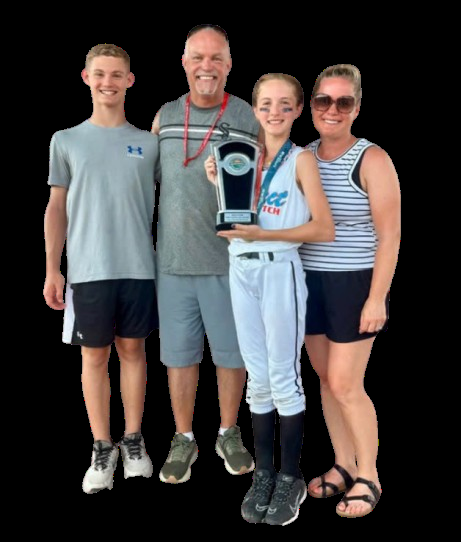
#> input picture input/input-1.png, 461 x 542 px
$ python main.py
#> lines starting #> are read from the running program, lines starting #| are printed output that depends on the picture; after the words box and inside, x2 and y2 are one past the last pixel; in counts of white or black regions, pixels touching at a corner belong together
import os
import numpy as np
import cv2
from scipy.interpolate import splprep, splev

HOOK_IMAGE_PATH = "circle.png"


# Configuration constants for border and hook parameters
CONFIG = {
  "hook_size_min": 40,  # Minimum size of the hook in pixels
  "hook_size_ratio": 0.12,  # Hook size as a percentage of image size
  "inner_radius_ratio": 0.23,  # Inner radius of hook border as a percentage of hook size
  "border_color": [64, 21, 243], # Border color in BGR format
}

def hex_to_bgr(hex_color: str) -> list:
    """
    Convert hex color string (e.g. '#f3202c') to BGR list for OpenCV.
    """
    hex_color = hex_color.lstrip('#')
    if len(hex_color) != 6:
        raise ValueError("Hex color must be 6 digits")
    r = int(hex_color[0:2], 16)
    g = int(hex_color[2:4], 16)
    b = int(hex_color[4:6], 16)
    return [b, g, r]

def upscale_image(cv_image, scale_factor=2):
    """
    Upscale ảnh sử dụng OpenCV
    Args:
        cv_image: numpy array (BGR hoặc BGRA)
        scale_factor: tỷ lệ phóng to (2, 3, 4)
    """
    print(f"Đang upscale ảnh {scale_factor}x")

    has_alpha = cv_image.shape[2] == 4 if len(cv_image.shape) == 3 else False
    bgr = cv_image[..., :3]

    h, w = bgr.shape[:2]
    upscaled_bgr = cv2.resize(bgr, (w * scale_factor, h * scale_factor), interpolation=cv2.INTER_CUBIC)

    if has_alpha:
        alpha = cv_image[..., 3]
        alpha_up = cv2.resize(alpha, (upscaled_bgr.shape[1], upscaled_bgr.shape[0]), interpolation=cv2.INTER_CUBIC)
        result = np.dstack([upscaled_bgr, alpha_up])
    else:
        result = upscaled_bgr

    return result

def processed_image_dual_hooks(image_path: str, output_path_global: str, output_path_center: str, border_thickness_px: int, border_padding_px: int, border_color: str, show_hook: bool):
#> called with image_path = 'input/input-1.png', output_path_global = 'output/input-1_with_border_global.png', output_path_center = 'output/input-1_with_border_center.png', border_thickness_px = 3, border_padding_px = 5, border_color = '#f3202c', show_hook = True
    reference_size = 1000
    image = cv2.imread(image_path, cv2.IMREAD_UNCHANGED)
#> image is the input picture: shape (542, 461, 4); mean B, G, R, A 62.5, 63, 66.9, 117

    if image is None:
        return {"status": "error", "message": "Không thể đọc ảnh"}

    if len(image.shape) != 3 or image.shape[2] != 4:
        return {"status": "error", "message": "Ảnh phải có 4 channels (BGRA)"}

    hook_image = cv2.imread(HOOK_IMAGE_PATH, cv2.IMREAD_UNCHANGED)
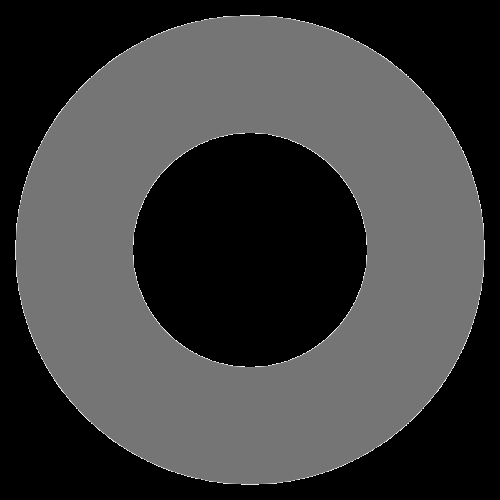
#> input picture circle.png, 500 x 500 px
#> hook_image is the input picture: shape (500, 500, 4); mean B, G, R, A 62, 62, 62, 131.7

    if not os.path.exists(HOOK_IMAGE_PATH):
        return {"status": "error", "message": f"Không tìm thấy ảnh móc treo: {HOOK_IMAGE_PATH}"}

    if len(hook_image.shape) == 2:
        hook_image = cv2.cvtColor(hook_image, cv2.COLOR_GRAY2BGR)

    if len(hook_image.shape) == 3 and hook_image.shape[2] == 3:
        hook_alpha = np.ones((hook_image.shape[0], hook_image.shape[1], 1), dtype=np.uint8) * 255
        hook_image = np.concatenate([hook_image, hook_alpha], axis=2)
    elif len(hook_image.shape) == 3 and hook_image.shape[2] == 4:
        pass
    else:
        return {"status": "error", "message": f"Định dạng ảnh móc không được hỗ trợ: {hook_image.shape}"}

    h, w = image.shape[:2]
    print(f"Width x Height: {w}x{h}")
#| Width x Height: 461x542
    area = w * h

    # Upscale dựa trên diện tích ảnh
    if area < 200000:
        scale_factor = 8
    elif area < 500000:
        scale_factor = 4
    elif area < 1000000:
        scale_factor = 3
    elif area < 2000000:
        scale_factor = 2
    else:
        scale_factor = 1

    if scale_factor > 1:
        image = upscale_image(image, scale_factor)
        hook_image = upscale_image(hook_image, scale_factor)
#> call 2 of upscale_image, with scale_factor = 4
#> in upscale_image (call 2), `alpha = cv_image[..., 3]`:
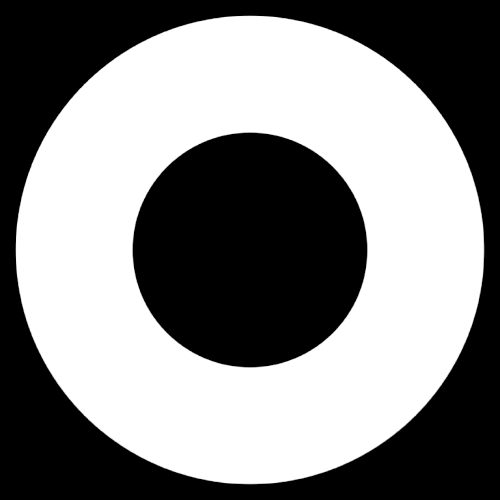
#> alpha: shape (500, 500); min 0, max 255, mean 131.7
    else:
        print("Không cần upscale")


    # Tính toán border và hook size dựa trên kích thước ảnh để đảm bảo tỷ lệ nhất quán
    # Sử dụng kích thước nhỏ hơn (min) để đảm bảo border không quá dày
    img_size = min(image.shape[:2])

    # Tính tỷ lệ so với kích thước tham chiếu (1000px)
    scale_ratio = img_size / reference_size

    # Áp dụng tỷ lệ cho border
    border_thickness = max(1, int(border_thickness_px * scale_ratio))
    border_padding = max(1, int(border_padding_px * scale_ratio))

    # Tính hook size tương đối với kích thước tham chiếu
    # Hook size mặc định là 80px trên ảnh 1000x1000px (8% của 1000px)
    hook_size_base = int(reference_size * CONFIG['hook_size_ratio'])  # 80px trên ảnh 1000px
    hook_size = max(CONFIG['hook_size_min'], int(hook_size_base * scale_ratio))

    img_size = max(image.shape[:2])
    padding = (border_thickness + border_padding)

    print(f"Hook size: {hook_size} (scale ratio: {scale_ratio:.2f})")
#| Hook size: 221 (scale ratio: 1.84)

    try:
        hook_resized = cv2.resize(hook_image, (hook_size, hook_size), interpolation=cv2.INTER_AREA)
    except cv2.error as e:
        return {"status": "error", "message": f"Lỗi khi resize ảnh móc: {e}, Kích thước ảnh móc: {hook_image.shape}"}

    expanded_image = cv2.copyMakeBorder(
        image, padding + hook_size, padding, padding, padding,
        cv2.BORDER_CONSTANT, value=[0, 0, 0, 0]
    )
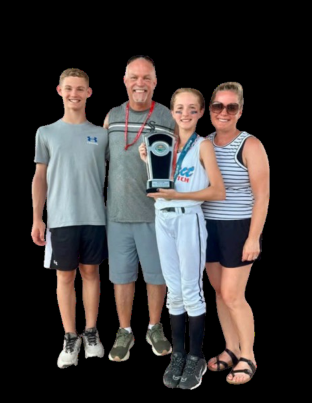
#> expanded_image: shape (2417, 1872, 4) (shown at 1/6 size); mean B, G, R, A 55.3, 55.7, 59.2, 103.4

    # Tìm vị trí vật thể để tính toán vị trí hook
    alpha = expanded_image[:, :, 3]
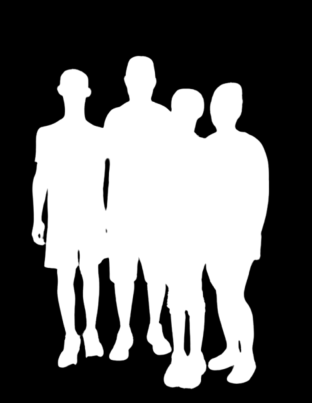
#> alpha: shape (2417, 1872) (shown at 1/6 size); min 0, max 255, mean 103.4
    non_transparent = np.where(alpha > 0)
#> non_transparent = 1917817 positions, rows 332 to 2336, columns 184 to 1619

    if len(non_transparent[0]) == 0:
        return {"status": "error", "message": "Không tìm thấy vật thể trong ảnh"}

    # Tìm tọa độ x ở vị trí y giữa của vật thể
    min_y = np.min(non_transparent[0])
#> min_y = 332
    max_y = np.max(non_transparent[0])
#> max_y = 2336
    middle_y = (min_y + max_y) // 2
#> middle_y = 1334
    middle_row_mask = (non_transparent[0] == middle_y)
    middle_row_x_coords = non_transparent[1][middle_row_mask]
#> middle_row_x_coords = 1380 values from 196 to 1591

    if len(middle_row_x_coords) == 0:
        # Nếu không tìm được pixel ở giữa chính xác, tìm pixel gần nhất
        nearest_y = min_y
        min_distance = abs(middle_y - min_y)

        for y in range(min_y, max_y + 1):
            row_mask = (non_transparent[0] == y)
            if np.any(row_mask):
                distance = abs(middle_y - y)
                if distance < min_distance:
                    min_distance = distance
                    nearest_y = y

        row_mask = (non_transparent[0] == nearest_y)
        middle_row_x_coords = non_transparent[1][row_mask]

    # Tìm trung tâm của hàng pixel giữa
    center_x = int(np.mean(middle_row_x_coords))
#> center_x = 900

    # Tìm vị trí x nhỏ nhất và lớn nhất của vật thể
    min_x = np.min(non_transparent[1])
#> min_x = 184
    max_x = np.max(non_transparent[1])
#> max_x = 1619

    # Tính điểm chính giữa theo chiều ngang của vật thể
    center_x_horizontal = (min_x + max_x) // 2
#> center_x_horizontal = 901

    # Tìm cả 2 điểm hook
    (global_top_x, global_top_y), (center_top_x, center_top_y) = get_top_points(expanded_image, center_x_horizontal, min_x, max_x)

    # Tạo ảnh với hook tại vị trí điểm cao nhất toàn bộ
    image_with_hook_global = add_hook_to_image_at_position(expanded_image, hook_resized, global_top_x, global_top_y)
    hook_border_mask_global = create_inner_circle_border_mask_at_position(expanded_image, hook_resized, border_thickness, global_top_x, global_top_y)
    main_border_mask_global = create_main_border_mask(image_with_hook_global, border_thickness, border_padding)

    tmp_image_global = expanded_image.copy()
    if show_hook:
        tmp_image_global = image_with_hook_global.copy()

    final_result_global = apply_borders_to_clean_image(tmp_image_global, hook_border_mask_global, main_border_mask_global, border_color, show_hook)

    # Tạo ảnh với hook tại vị trí điểm cao nhất tại center
    image_with_hook_center = add_hook_to_image_at_position(expanded_image, hook_resized, center_top_x, center_top_y)
    hook_border_mask_center = create_inner_circle_border_mask_at_position(expanded_image, hook_resized, border_thickness, center_top_x, center_top_y)
    main_border_mask_center = create_main_border_mask(image_with_hook_center, border_thickness, border_padding)

    tmp_image_center = expanded_image.copy()
    if show_hook:
        tmp_image_center = image_with_hook_center.copy()

    final_result_center = apply_borders_to_clean_image(tmp_image_center, hook_border_mask_center, main_border_mask_center, border_color, show_hook)

    # Lưu cả 2 phiên bản
    cv2.imwrite(output_path_global, final_result_global)
    cv2.imwrite(output_path_center, final_result_center)
    return True

# [20 lines left out: function processed_image, not called in this run]

def check_overlap(expanded_image, hook_y, hook_x, hook_image):
    """Kiểm tra xem móc có overlap với vật thể không"""
    height, width = expanded_image.shape[:2]
    hook_height, hook_width = hook_image.shape[:2]

    for y in range(hook_height):
        for x in range(hook_width):
            img_y = hook_y + y
            img_x = hook_x + x

            if (0 <= img_y < height and 0 <= img_x < width):
                # Nếu cả móc và vật thể đều không transparent tại pixel này
                if hook_image[y, x, 3] > 0 and expanded_image[img_y, img_x, 3] > 0:
                    return True
    return False

def get_top_points(expanded_image, center_x_horizontal, min_x, max_x):
    """
    Tìm cả 2 điểm: điểm cao nhất toàn bộ và điểm cao nhất tại center_x_horizontal

    Args:
        expanded_image: Ảnh đã expand
        center_x_horizontal: Vị trí x chính giữa theo chiều ngang của vật thể
        min_x: Vị trí x nhỏ nhất của vật thể
        max_x: Vị trí x lớn nhất của vật thể

    Returns:
        tuple: ((global_top_x, global_top_y), (center_top_x, center_top_y)) - tọa độ của cả 2 điểm
    """
#> called with center_x_horizontal = 901, min_x = 184, max_x = 1619
    # Tìm điểm cao nhất toàn bộ
    alpha = expanded_image[:, :, 3]
    non_transparent = np.where(alpha > 0)

    if len(non_transparent[0]) > 0:
        # Tìm điểm cao nhất toàn bộ
        global_top_y = np.min(non_transparent[0])
#> global_top_y = 332
        # Tìm tất cả x có cùng y cao nhất
        top_xs = non_transparent[1][non_transparent[0] == global_top_y]
#> top_xs = 21 values from 822 to 842
        # Lấy x ở giữa các điểm cao nhất
        global_top_x = int(np.mean(top_xs))
#> global_top_x = 832

        # Tìm điểm cao nhất tại center_x_horizontal
        alpha_column = expanded_image[:, center_x_horizontal, 3]
#> alpha_column = 2417 values, max 255 at index 357, min 0 at index 0, mean 178.1
        non_transparent_y = np.where(alpha_column > 0)[0]
#> non_transparent_y = 1724 values from 345 to 2068
        if len(non_transparent_y) > 0:
            center_top_y = np.min(non_transparent_y)
#> center_top_y = 345
            center_top_x = center_x_horizontal
#> center_top_x = 901
#> in processed_image_dual_hooks, `(global_top_x, global_top_y), (center_top_x, center_top_y) = get_top_p..`: global_top_x = 832; global_top_y = 332; center_top_x = 901; center_top_y = 345
        else:
            # Nếu không tìm thấy tại center_x_horizontal, dùng điểm cao nhất toàn bộ
            center_top_x = global_top_x
            center_top_y = global_top_y

        return (global_top_x, global_top_y), (center_top_x, center_top_y)

    # Fallback: nếu không tìm thấy pixel nào
    return (center_x_horizontal, 0), (center_x_horizontal, 0)

def add_hook_to_image_at_position(expanded_image, hook_image, hook_center_x, top_y):
    """
    Thêm ảnh móc treo vào vị trí cụ thể

    Args:
        expanded_image: Ảnh đã expand
        hook_image: Ảnh móc treo
        hook_center_x: Tọa độ x trung tâm của móc
        top_y: Tọa độ y cao nhất của vật thể

    Returns:
        Ảnh với móc treo được thêm vào
    """
#> called with hook_center_x = 832, top_y = 332
    height, width = expanded_image.shape[:2]
    hook_height, hook_width = hook_image.shape[:2]

    # Đặt móc ban đầu
    hook_x = hook_center_x - hook_width // 2
#> hook_x = 722
    hook_y = top_y - hook_height
#> hook_y = 111

    # Di chuyển móc lên trên cho đến khi không còn overlap
    while check_overlap(expanded_image, hook_y, hook_x, hook_image):
#> in check_overlap, `height, width = expanded_image.shape[:2]`: height = 2417; width = 1872
#> in check_overlap, `hook_height, hook_width = hook_image.shape[:2]`: hook_height = 221
        hook_y -= 1
        if hook_y < 0:  # Đảm bảo không vượt quá canvas
            hook_y = 0
            break
#> this loop made 0 passes
#> after the loop, hook_y = 111

    # Đảm bảo móc không bị cắt ra ngoài canvas theo chiều ngang
    hook_x = max(0, min(hook_x, width - hook_width))

    # Copy ảnh để tránh thay đổi ảnh gốc
    result = expanded_image.copy()

    # Thêm móc vào ảnh
    for y in range(hook_height):
        for x in range(hook_width):
            img_y = hook_y + y
            img_x = hook_x + x

            if (0 <= img_y < height and 0 <= img_x < width):
                hook_alpha = hook_image[y, x, 3] / 255.0

                if hook_alpha > 0:  # Chỉ blend pixel không trong suốt
                    # Alpha blending
                    for c in range(3):  # BGR channels
                        result[img_y, img_x, c] = (
                            hook_alpha * hook_image[y, x, c] +
                            (1 - hook_alpha) * result[img_y, img_x, c]
                        ).astype(np.uint8)

                    # Cập nhật alpha channel
                    result[img_y, img_x, 3] = max(
                        result[img_y, img_x, 3],
                        (hook_alpha * 255).astype(np.uint8)
                    )
#> result: shape (2417, 1872, 4)

    return result

# [64 lines left out: function add_hook_to_image, not called in this run]

def create_inner_circle_border_mask_at_position(expanded_image, hook_image, border_thickness, hook_center_x, top_y):
    """
    Tạo mask cho border tròn bên trong móc treo tại vị trí cụ thể

    Args:
        expanded_image: Ảnh gốc đã expand (chưa có móc)
        hook_image: Ảnh móc treo gốc
        border_thickness: Độ dày của border tròn
        hook_center_x: Tọa độ x trung tâm của móc
        top_y: Tọa độ y cao nhất của vật thể

    Returns:
        Mask cho border tròn (numpy array)
    """
#> called with border_thickness = 5, hook_center_x = 832, top_y = 332
    height, width = expanded_image.shape[:2]
    hook_height, hook_width = hook_image.shape[:2]

    # Đặt móc ban đầu
    hook_x = hook_center_x - hook_width // 2
#> hook_x = 722
    hook_y = top_y - hook_height
#> hook_y = 111

    # Di chuyển móc lên trên cho đến khi không còn overlap
    while check_overlap(expanded_image, hook_y, hook_x, hook_image):
        hook_y -= 1
        if hook_y < 0:
            hook_y = 0
            break
#> after the loop, hook_y = 111

    # Tìm tâm thực tế của móc
    hook_alpha = hook_image[:, :, 3]
    hook_non_transparent = np.where(hook_alpha > 0)
#> hook_non_transparent = 26122 positions, rows 6 to 214, columns 6 to 214

    if len(hook_non_transparent[0]) > 0:
        hook_center_y_relative = int(np.mean(hook_non_transparent[0]))
#> hook_center_y_relative = 109
        hook_center_x_relative = int(np.mean(hook_non_transparent[1]))
#> hook_center_x_relative = 109

        hook_center_x_final = hook_x + hook_center_x_relative
#> hook_center_x_final = 831
        hook_center_y_final = hook_y + hook_center_y_relative
#> hook_center_y_final = 220
    else:
        hook_center_x_final = hook_x + hook_width // 2
        hook_center_y_final = hook_y + hook_height // 2

    # Tính bán kính cho đường tròn bên trong
    inner_radius = int(min(hook_width, hook_height) * CONFIG['inner_radius_ratio'])

    # Tạo mask cho border tròn
    border_mask = np.zeros((height, width), dtype=np.uint8)
    cv2.circle(border_mask, (hook_center_x_final, hook_center_y_final), inner_radius, 255, border_thickness)
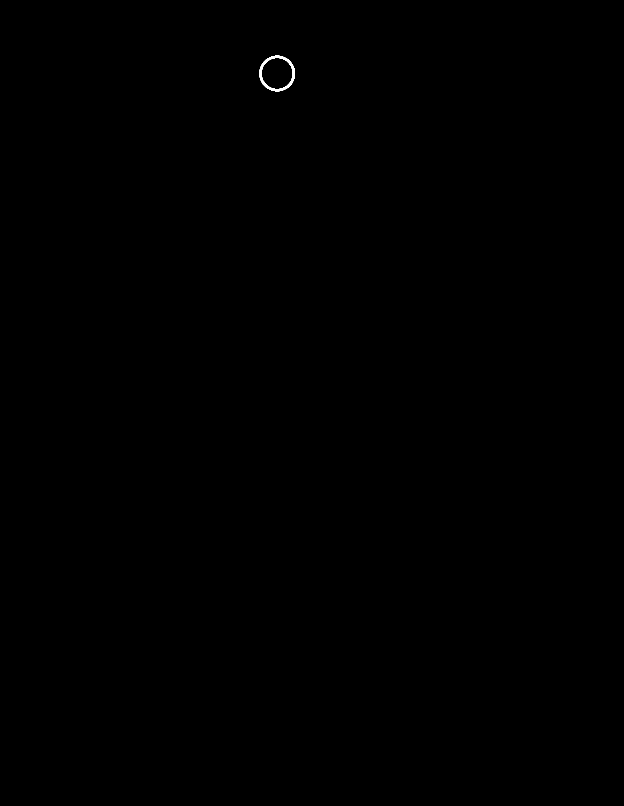
#> border_mask: shape (2417, 1872) (shown at 1/3 size); 0.05% white; 1 white region, box (x1, y1, x2, y2) and area: (778, 167, 885, 274) 2202

    # Làm mịn
    border_mask = cv2.GaussianBlur(border_mask, (3, 3), 0)

    return border_mask

# [103 lines left out: function create_inner_circle_border_mask, not called in this run]

def create_main_border_mask(image_with_hook, border_thickness, border_padding):
    """
    Tạo mask cho border chính của toàn bộ vật thể

    Args:
        image_with_hook: Ảnh đã có móc treo

    Returns:
        Mask cho border chính
    """
#> called with border_thickness = 5, border_padding = 9
    # Tạo mask từ alpha channel
    alpha = image_with_hook[:, :, 3]
    mask = cv2.threshold(alpha, 1, 255, cv2.THRESH_BINARY)[1]
#> mask: shape (2417, 1872); 42.9% white; 4 white regions (2 under 20 px), largest, box (x1, y1, x2, y2) and area: (187, 332, 1620, 2337) 1914241, (728, 117, 937, 326) 26030

    # Border width: scale theo kích thước ảnh
    border_width = border_thickness + border_padding

    # Kernel tròn để tạo hiệu ứng bo tròn
    kernel_size = (border_padding + border_thickness // 2) * 2 + 1
    kernel = cv2.getStructuringElement(cv2.MORPH_ELLIPSE, (kernel_size, kernel_size))

    # Tạo mask dilated với kernel tròn
    dilated_mask = cv2.dilate(mask, kernel, iterations=1)
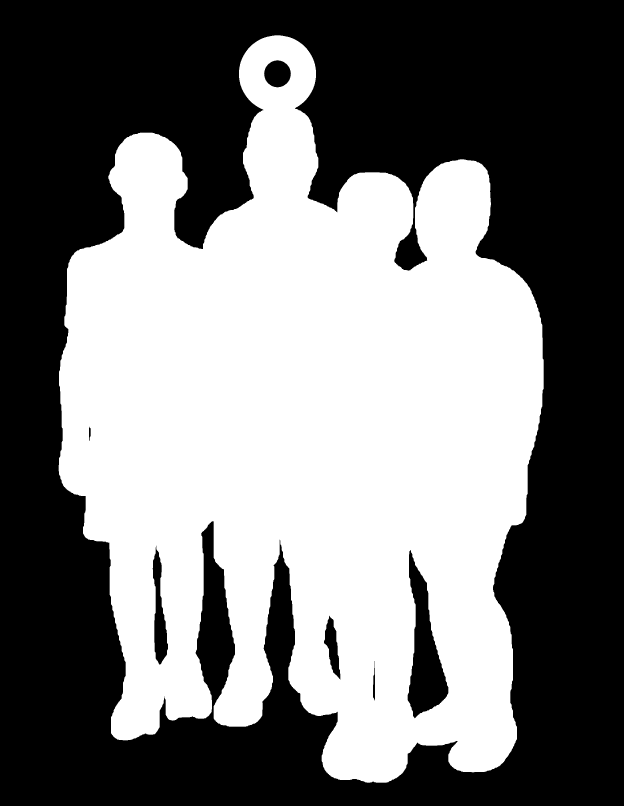
#> dilated_mask: shape (2417, 1872) (shown at 1/3 size); 46.8% white; 1 white region

    # Tìm contours và tạo border
    contours, _ = cv2.findContours(
        cv2.threshold(dilated_mask, 127, 255, cv2.THRESH_BINARY)[1],
        cv2.RETR_EXTERNAL,
        cv2.CHAIN_APPROX_SIMPLE
    )
#> contours = 1 contour; box (x1, y1, x2, y2) and area: (176, 106, 1631, 2348) 2161237

    # Tạo mask cho border
    border_layer = np.zeros_like(dilated_mask)
    cv2.drawContours(border_layer, contours, -1, 255, thickness=border_thickness)
#> border_layer: shape (2417, 1872); 1.7% white; 1 white region, box (x1, y1, x2, y2) and area: (173, 103, 1634, 2351) 76625

    # Loại bỏ phần bên trong để chỉ giữ lại border
    only_border = border_layer.copy()
    if (border_padding > 0):
        erode_size = border_padding
        erode_kernel = cv2.getStructuringElement(cv2.MORPH_ELLIPSE, (erode_size, erode_size))
        inner_mask = cv2.erode(mask, erode_kernel, iterations=1)
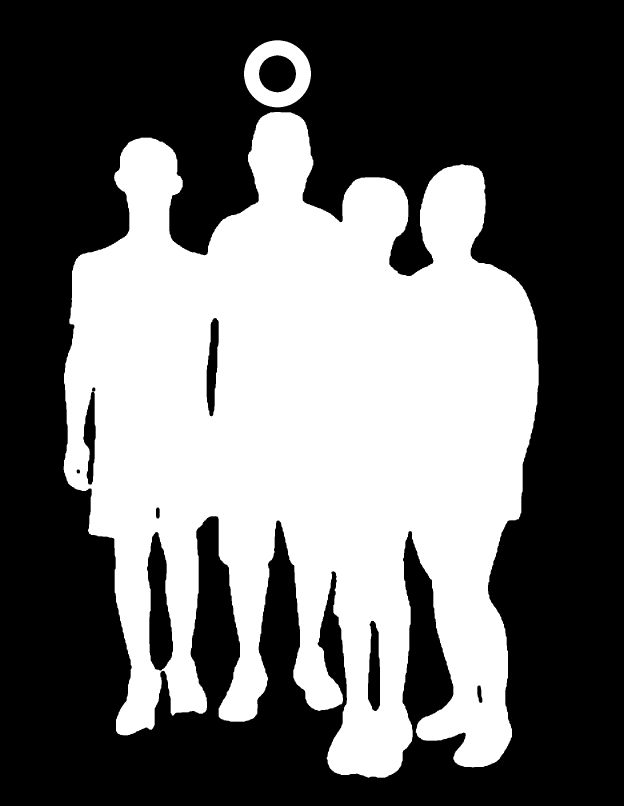
#> inner_mask: shape (2417, 1872) (shown at 1/3 size); 41.3% white; 2 white regions, box (x1, y1, x2, y2) and area: (191, 336, 1616, 2333) 1847036, (732, 121, 933, 322) 22046
        only_border = cv2.bitwise_and(border_layer, cv2.bitwise_not(inner_mask))

    # Làm mịn border để có cạnh smooth
    smooth_kernel_size = border_thickness
    if smooth_kernel_size % 2 == 0:
        smooth_kernel_size += 1
    only_border = cv2.GaussianBlur(only_border, (smooth_kernel_size, smooth_kernel_size), 0)
#> (the rest of the program and of its run is left out)
